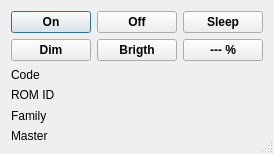
<ui version="4.0" >
 <class>lm12ui</class>
 <widget class="QDialog" name="lm12ui" >
  <property name="windowModality" >
   <enum>Qt::NonModal</enum>
  </property>
  <property name="geometry" >
   <rect>
    <x>0</x>
    <y>0</y>
    <width>261</width>
    <height>154</height>
   </rect>
  </property>
  <property name="focusPolicy" >
   <enum>Qt::StrongFocus</enum>
  </property>
  <property name="windowTitle" >
   <string>LM12</string>
  </property>
  <property name="windowIcon" >
   <iconset resource="../onewire.qrc" >
    <normaloff>:/images/images/kfm_home.png</normaloff>:/images/images/kfm_home.png</iconset>
  </property>
  <property name="sizeGripEnabled" >
   <bool>true</bool>
  </property>
  <property name="modal" >
   <bool>false</bool>
  </property>
  <layout class="QGridLayout" name="gridLayout" >
   <item row="0" column="0" >
    <widget class="QPushButton" name="pushButtonON" >
     <property name="font" >
      <font>
       <weight>75</weight>
       <bold>true</bold>
      </font>
     </property>
     <property name="text" >
      <string>On</string>
     </property>
    </widget>
   </item>
   <item row="0" column="1" >
    <widget class="QPushButton" name="pushButtonOFF" >
     <property name="font" >
      <font>
       <weight>75</weight>
       <bold>true</bold>
      </font>
     </property>
     <property name="text" >
      <string>Off</string>
     </property>
    </widget>
   </item>
   <item row="0" column="2" >
    <widget class="QPushButton" name="pushButtonSLEEP" >
     <property name="font" >
      <font>
       <weight>75</weight>
       <bold>true</bold>
      </font>
     </property>
     <property name="text" >
      <string>Sleep</string>
     </property>
    </widget>
   </item>
   <item row="1" column="0" >
    <widget class="QPushButton" name="pushButtonDIM" >
     <property name="font" >
      <font>
       <weight>75</weight>
       <bold>true</bold>
      </font>
     </property>
     <property name="text" >
      <string>Dim</string>
     </property>
    </widget>
   </item>
   <item row="1" column="1" >
    <widget class="QPushButton" name="pushButtonBRIGTH" >
     <property name="font" >
      <font>
       <weight>75</weight>
       <bold>true</bold>
      </font>
     </property>
     <property name="text" >
      <string>Brigth</string>
     </property>
    </widget>
   </item>
   <item row="1" column="2" >
    <widget class="QPushButton" name="pushButtonPRC" >
     <property name="font" >
      <font>
       <weight>75</weight>
       <bold>true</bold>
      </font>
     </property>
     <property name="text" >
      <string>--- %</string>
     </property>
    </widget>
   </item>
   <item row="2" column="0" colspan="2" >
    <widget class="QLabel" name="labelcode" >
     <property name="text" >
      <string>Code</string>
     </property>
    </widget>
   </item>
   <item row="3" column="0" colspan="2" >
    <widget class="QLabel" name="labelromid" >
     <property name="text" >
      <string>ROM ID</string>
     </property>
    </widget>
   </item>
   <item row="4" column="0" colspan="2" >
    <widget class="QLabel" name="labelfamily" >
     <property name="text" >
      <string>Family</string>
     </property>
    </widget>
   </item>
   <item row="5" column="0" colspan="2" >
    <widget class="QLabel" name="labelmaster" >
     <property name="text" >
      <string>Master</string>
     </property>
    </widget>
   </item>
  </layout>
 </widget>
 <resources>
  <include location="../onewire.qrc" />
 </resources>
 <connections/>
</ui>
